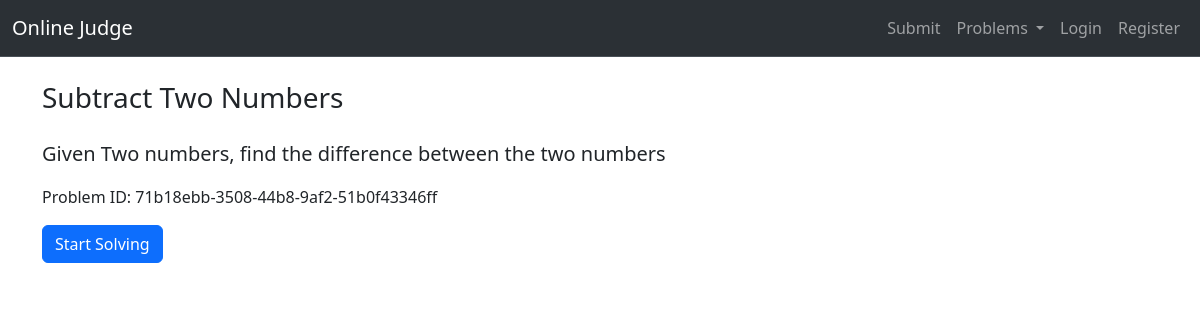
Page /problems/71b18ebb-3508-44b8-9af2-51b0f43346ff on the committed database.
### code_execution/models.py (models this page shows)
class Problem(models.Model):
    difficulty_choices = [("Easy", "Easy"), ("Medium", "Medium"), ("Difficult", "Difficult")]
    problem_id = models.CharField(max_length=120)
    problem_title = models.CharField(max_length=200)
    problem_statement = models.TextField(max_length=10000)
    difficulty = models.CharField(max_length=50, choices=difficulty_choices, default="Easy")
    count_solved = models.IntegerField(default=0)
    count_attempted = models.IntegerField(default=0)
    user_uploaded = models.ForeignKey(User, on_delete=models.SET_NULL, null=True)

### code_execution/views.py (the view)
# urls.py: path('problems/<str:problem_id>', views.view_problem, name="show_problem"),
def view_problem(request, problem_id):
    problem = Problems.objects.get(problem_id=problem_id)
    return render(request, "code_execution/problem_description.html",
                  {"problem_title": problem.problem_title, "problem_description": problem.problem_statement,
                   "problem_id": problem_id})

### code_execution/templates/code_execution/problem_description.html
{% extends "users/base.html" %}
{% block content %}
  <div class="container mt-4">
    <div class="row">
      <div class="col-md-12">
        <h3 class="mb-4">{{problem_title}}</h3>
        <p class="lead">{{problem_description}}</p>
        <p>Problem ID: {{problem_id}}</p>
        <a href="{% url 'execute'%}" class="btn btn-primary">Start Solving</a>
      </div>
    </div>
  </div>
{% endblock %}

### rows in the picture
Problem: problem_title "Subtract Two Numbers", problem_statement "Given Two numbers, find the difference between the two numbers", problem "71b18ebb-3508-44b8-9af2-51b0f43346ff"
